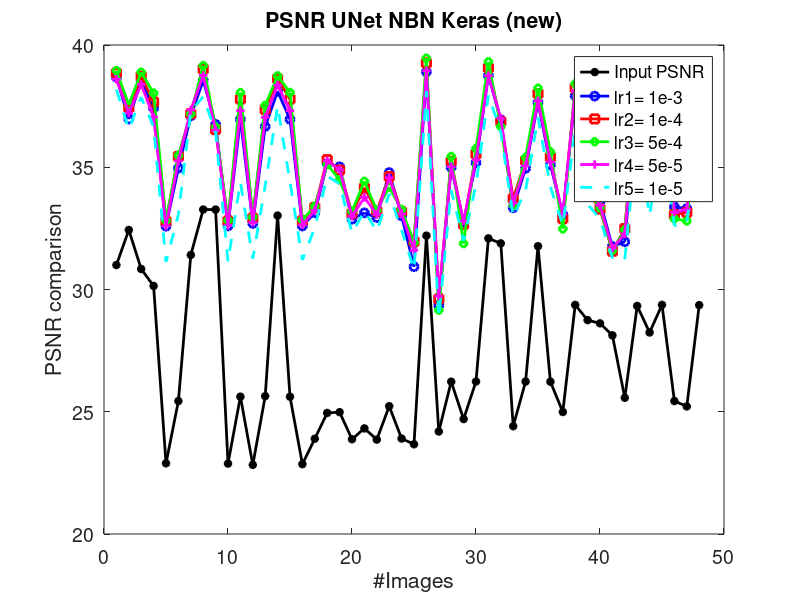

Write MATLAB code to recreate this figure.
close all
clear variables
clc

%Varun Mannam
%date: taken from 29th Sep 2019
%date: 30th May 2020
%DnCNN model with diff lr in keras
%calculate the PSNR on test-mix data raw nbn

%new result with lr=1e-3 and diff LR values and weights initalization
%new result with lr=1e-4 and diff LR values and weights initalization
%new result with lr=5e-4 and diff LR values and weights initalization
%new result with lr=5e-5 and diff LR values and weights initalization
%new result with lr=1e-5 and diff LR values and weights initalization

format long
font = 14;
linewidth = 2;
format long;

input_snr = [31.0013994757380;32.4355944495239;30.8389376260123;30.1446963613668;22.8898419300006;25.4380806137492;31.4129562671116;33.2714634385635;33.2687423523874;22.8804735366571;25.6158044368661;22.8279560741158;25.6370939543658;33.0234393128250;25.6158044368661;22.8580037151022;23.8972761467197;24.9514139990449;24.9832541276875;23.8755250603244;24.3188985682586;23.8605156142818;25.2263003138287;23.9044985921393;23.6688313676180;32.2013251950805;24.1923646677596;26.2300198751109;24.7010303920376;26.2356203085374;32.0904729461831;31.8870667992703;24.4086429479671;26.2348882344496;31.7707628427737;26.2283210436201;24.9907764180876;29.3709502307532;28.7487655843002;28.6149527091447;28.1247666427617;25.5706915349250;29.3276646439983;28.2432957509904;29.3725190518817;25.4384495835989;25.2179004485139;29.3606855385532];
est_unet_nbn_lr1 = [38.6828269073526;36.9707244798673;38.5360523851837;37.4106502356133;32.5877060536318;34.9653229888154;37.0983085363912;38.5516797521725;36.7517750346483;32.5995295675883;36.9610919635778;32.7022021576001;36.6677331993658;38.1051410566740;36.9610919635778;32.5975394464369;33.1368578463013;35.1499467372220;35.0191482528900;32.8752588552507;33.1347163264101;32.9425457097877;34.7822346665678;33.0136882112433;30.9319937788734;38.9013590132681;29.3562690395516;34.9908974177672;32.7696109888120;35.1828155932056;38.7487126767430;36.9422574496551;33.3425186617546;34.9551082849084;37.6466062550410;35.1001046190384;33.0589472528558;37.9193413818550;34.3323443748830;33.6006129862428;31.7592487168480;31.9524161794368;37.7064941259831;33.8387061072764;37.8398974804300;33.3764852387709;33.3086699500341;37.8013811345292];
est_unet_nbn_lr2 = [38.8517654639436;37.4344889357289;38.7175275110881;37.6745307346400;32.7888003571591;35.4404031506365;37.1879159035871;39.0081440091074;36.5411768320094;32.8031584744728;37.7892263202473;32.9177328652483;37.3611965442523;38.6188747733386;37.7892263202473;32.8111065529059;33.3567777884529;35.3088646024798;34.8799764755131;33.1110725816653;34.1672891657785;33.2013294862293;34.6174004254979;33.1787692956681;31.9611646071583;39.2665134684923;29.6151514071631;35.2440671518927;32.6616889896428;35.5350624985714;39.0672284111752;36.8680676073156;33.7204436756546;35.2677210814444;38.0148521746611;35.4146949586307;32.8960031788340;38.2429652495634;34.0326572400501;33.2912682879261;31.5654823932499;32.4910591294210;38.1204169208269;34.3102162089995;38.2078705857879;33.0599223067870;33.1528816437815;38.1912613556894];
est_unet_nbn_lr3 = [38.9497606304002;37.5517981132943;38.8838839713782;38.0316296667047;32.8202064549674;35.4852152877357;37.1833234872747;39.1566462389781;36.6414866947144;32.8282219821557;38.0540092638705;32.9626318188055;37.5296030133339;38.7352165387498;38.0540092638705;32.8446374493366;33.4091402009013;35.1173363647407;34.4822794322389;33.1972739418756;34.4251946319013;33.2340745347781;34.1848843080270;33.2669596942133;31.9181690092946;39.4591268442312;29.1587610211753;35.4403487590835;31.8793544970598;35.7652691320288;39.3120981561344;36.6596699610597;33.4529998116285;35.4044415842182;38.2274596463039;35.6267089456678;32.4811207851238;38.4227395933551;34.0680721892334;33.3513490636338;31.5998648315621;32.4362136494476;38.2700359667792;34.2620547650573;38.3494521659096;32.8893218582341;32.8042847628976;38.3399777258297];
est_unet_nbn_lr4 = [38.5952021210901;37.2200477210246;38.3853914013468;37.0552264894862;32.6025224908649;35.2614410328832;37.3454225309768;38.7567861421417;36.5159229290206;32.6203790728787;37.3160952407577;32.7432875210829;37.0429552622693;38.3583554468883;37.3160952407577;32.6452743102475;33.2276605614712;35.2626879282948;34.8976130519088;32.9907498720883;33.7658341932510;33.0680079134460;34.5680722191477;33.0908923716690;31.6092304812454;38.9480665313688;29.7238468935439;35.0294005030717;32.8008577308952;35.3103302757794;38.7489628950623;37.0084293452427;33.5347883383048;35.0619946828420;37.7181239809286;35.2203667433059;33.0866793021597;38.1203888242613;34.1925689062123;33.4379477357087;31.6895325288279;32.2739807709835;37.9278676166662;34.0951231553755;38.0598711835653;33.1559562932446;33.2673581199707;38.0327487463469];
est_unet_nbn_lr5 = [38.1777237937270;36.5431970656107;37.8637564984702;36.6494137350524;31.1267989963525;33.0658097470522;37.3013501820598;37.8792947177338;36.4424914306922;31.1392663401526;34.3976036911767;31.2597291672376;34.2521433093168;37.5071949864380;34.3976036911767;31.2048138588575;32.5370238564589;34.6362121975235;34.3198072461489;32.3068447514555;33.2074796335381;32.3811928775084;33.9086918797944;32.4309062174161;30.8237960998041;38.1048940224971;28.8601221411598;34.0708905790843;31.9873035388404;34.2972328046948;37.9474140218734;36.4398305312297;32.9716990962628;34.0551864543803;37.0327650945706;34.1919046479664;32.6293774476883;36.5251070828214;33.4795890443648;32.8935564997507;31.2845027321608;31.2344609699121;36.4139032271602;33.0195449254771;36.4821540962413;32.6086329894514;32.7431552712140;36.4673545978088];

x=[1:48]';
% figure, 
% plot(x,input_snr,'k*-', 'Linewidth', linewidth);
% hold on
% plot(x,est_lr1,'bo-', 'Linewidth', linewidth);
% plot(x,est_lr2,'rs-', 'Linewidth', linewidth);
% plot(x,est_lr3,'gd-', 'Linewidth', linewidth);
% xlabel('Input PSNR');
% ylabel('PSNR comparision');
% title('Validation loss DnCNN Keras');
% legend('lr1= 1e-4', 'lr2= 5e-4', 'lr3= 1e-3', 'Location', 'best');
% %colormap(gray); colorbar;
% set(gca,'FontSize',font);


figure, 
plot(x,input_snr,'k*-', 'Linewidth', linewidth);
hold on
plot(x,est_unet_nbn_lr1,'bo-', 'Linewidth', linewidth);
plot(x,est_unet_nbn_lr2,'rs-', 'Linewidth', linewidth);
plot(x,est_unet_nbn_lr3,'gd-', 'Linewidth', linewidth);
plot(x,est_unet_nbn_lr4,'m+-', 'Linewidth', linewidth);
plot(x,est_unet_nbn_lr5,'c--', 'Linewidth', linewidth);
xlabel('#Images');
ylabel('PSNR comparison');
title('PSNR UNet NBN Keras (new)');
legend('Input PSNR', 'lr1= 1e-3', 'lr2= 1e-4', 'lr3= 5e-4', 'lr4= 5e-5', 'lr5= 1e-5','Location', 'best');
%colormap(gray); colorbar;
set(gca,'FontSize',font);